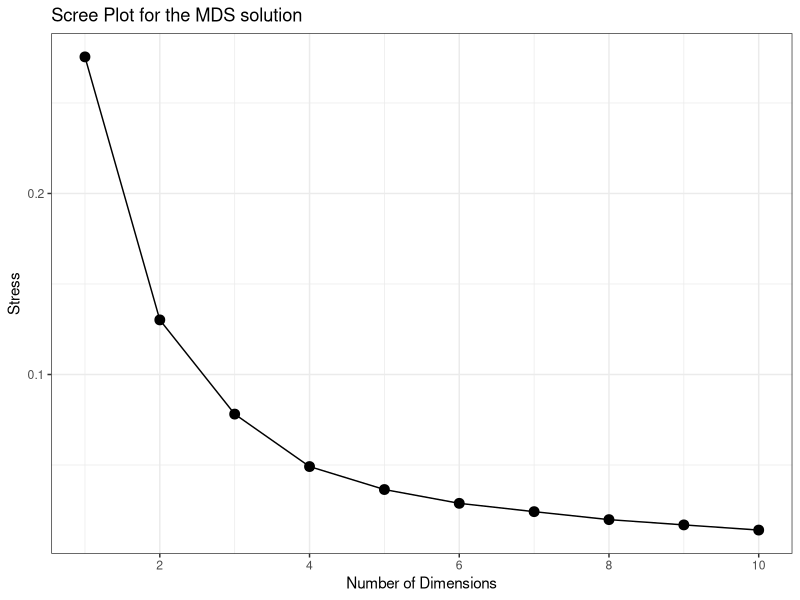

Here is the R script that generated this plot: (Note: this script raises an error after producing the figure.)
# File: 13_MDS.R
# Project: Dissertation - Bagging
# Author: Mykel Brinkerhoff
# Date: 2024-09-12
# Description: This script performs Multidimensional Scaling (MDS) analysis.
#
# Usage:
#   Rscript 13_MDS.R
#
# Notes:
#   - Ensure all required packages are installed.
#   - Modify the script as needed for your specific dataset and analysis requirements.

# Load required libraries
library(dplyr) # For data manipulation
library(vegan) # For MDS analysis
library(ggplot2) # For data visualization
library(xtable) # For creating Latex tables

# Load the data
slz_clean <- read.csv("data/processed/slz_normalized.csv", header = TRUE)

# Replace "laryngealized" with "rearticulated" in the Phonation column
slz_clean <- slz_clean %>%
  mutate(Phonation = recode(Phonation, "laryngealized" = "rearticulated"))

# Create a mapping for phonation types to their abbreviations
phonation_abbr <- c("breathy" = "B", "checked" = "C", "modal" = "M", "rearticulated" = "R")

# Create a new column that combines speaker and phonation abbreviation
slz_clean$Phonation_Abbr <- phonation_abbr[slz_clean$Phonation]
slz_clean$Speaker_Phonation <- paste(slz_clean$Speaker, slz_clean$Phonation_Abbr, sep = "_")

# Create a new dataframe with only the columns needed for MDS analysis
attach(slz_clean)
h1h2=tapply(h1h2cz, Speaker_Phonation, mean, na.rm=T)
h2h4=tapply(h2h4cz, Speaker_Phonation, mean, na.rm=T)
h1a1=tapply(h1a1cz, Speaker_Phonation, mean, na.rm=T)
h1a2=tapply(h1a2cz, Speaker_Phonation, mean, na.rm=T)
h1a3=tapply(h1a3cz, Speaker_Phonation, mean, na.rm=T)
cpp=tapply(cppz, Speaker_Phonation, mean, na.rm=T)
energy=tapply(energyz, Speaker_Phonation, mean, na.rm=T)
hnr05=tapply(hnr05z, Speaker_Phonation, mean, na.rm=T)
hnr15=tapply(hnr15z, Speaker_Phonation, mean, na.rm=T)
hnr25=tapply(hnr25z, Speaker_Phonation, mean, na.rm=T)
hnr35=tapply(hnr35z, Speaker_Phonation, mean, na.rm=T)
h1=tapply(h1cz, Speaker_Phonation, mean, na.rm=T)
h2=tapply(h2cz, Speaker_Phonation, mean, na.rm=T)
h4=tapply(h4cz, Speaker_Phonation, mean, na.rm=T)
a1=tapply(a1cz, Speaker_Phonation, mean, na.rm=T)
a2=tapply(a2cz, Speaker_Phonation, mean, na.rm=T)
a3=tapply(a3cz, Speaker_Phonation, mean, na.rm=T)
shr=tapply(shrz, Speaker_Phonation, mean, na.rm=T)
soe=tapply(norm.soe, Speaker_Phonation, mean, na.rm=T)
h42k=tapply(h42Kcz, Speaker_Phonation, mean, na.rm=T)
h2kh5k=tapply(h2Kh5Kcz, Speaker_Phonation, mean, na.rm=T)
h1_resid=tapply(H1c_resid, Speaker_Phonation, mean, na.rm=T)
duration=tapply(durationz, Speaker_Phonation, mean, na.rm=T)

# slz_mds for mds analysis
slz_mds = cbind(h1h2,h2h4,h1a1,h1a2,h1a3,h42k, h2kh5k,h2,h4,a1,a2,a3,cpp,hnr05,hnr15,hnr25,hnr35,soe,shr,energy,h1_resid)

# slz_mds_duration df. Same as slz_mds but with duration added
slz_mds_duration = cbind(h1h2,h2h4,h1a1,h1a2,h1a3,h42k, h2kh5k,h2,h4,a1,a2,a3,cpp,hnr05,hnr15,hnr25,hnr35,soe,shr,energy,h1_resid,duration)

# Find the minimum value in the dataframe
min_value <- min(slz_mds, na.rm = TRUE)
min_value_dur <- min(slz_mds_duration, na.rm = T)

# If the minimum value is negative, add its absolute value to all elements
if (min_value < 0) {
  slz_mds <- slz_mds + abs(min_value)
  slz_mds_duration <-  slz_mds_duration + abs(min_value_dur)
}

# set seed for reproducibility
set.seed(123)

# Calculate stress values for different dimensions
stress_values <- sapply(1:10, function(k) {
  mds <- metaMDS(slz_mds, distance = "manhattan", k = k, trymax = 100)
  return(mds$stress)
})

# Create a dataframe for plotting
stress_df <- data.frame(Dimensions = 1:10, Stress = stress_values)

# Plot the scree plot
stress_plot <- ggplot(stress_df, aes(x = Dimensions, y = Stress)) +
  geom_point(size = 3) +
  geom_line() +
  theme_bw() +
  scale_x_continuous(breaks = seq(2, 10, by = 2)) + 
  labs(title = "Scree Plot for the MDS solution", x = "Number of Dimensions", y = "Stress")
stress_plot

# Perform MDS analysis
mds <- metaMDS(slz_mds, distance = "manhattan", wascores = TRUE, old.wa = TRUE, k = 4)

weights=abs(mds$species)
weights
weights_raw = mds$species
weights_raw

# Create a latex table of the MDS weights
weights_table <- xtable(weights)
weights_table
print(weights_table, file = here("results/", "weights_table.tex"))
weights_raw_tb <- xtable(weights_raw)
weights_raw_tb

# Extract NMDS scores
mds_scores <- scores(mds)

# Convert NMDS scores to a data frame
nmds_scores <- as.data.frame(mds_scores$sites)

# Add the Speaker_Phonation column to the scores data frame
nmds_scores$Speaker_Phonation <- rownames(nmds_scores)

# Add additional metadata for coloring (e.g., Phonation)
nmds_scores$Phonation <- slz_clean$Phonation[match(nmds_scores$Speaker_Phonation, slz_clean$Speaker_Phonation)]

# Create a ggplot2 scatter plot
nmds12 <- ggplot(nmds_scores, aes(x = NMDS1, y = NMDS2, color = Phonation, label = Speaker_Phonation)) +
  geom_point(size = 3) +
  geom_text(vjust = 1.5) +
  theme_bw() +
  labs(title = "NMDS Plot (Dimension 1 x Dimension 2)", x = "NMDS1", y = "NMDS2") +
  scale_color_manual(values = colorblind, name = "Phonation") + 
  theme(legend.position = "bottom")
nmds12

nmds13 <- ggplot(nmds_scores, aes(x = NMDS1, y = NMDS3, color = Phonation, label = Speaker_Phonation)) +
  geom_point(size = 3) +
  geom_text(vjust = 1.5) +
  theme_bw() +
  labs(title = "NMDS Plot (Dimension 1 x Dimension 3)", x = "NMDS1", y = "NMDS3") +
  scale_color_manual(values = colorblind, name = "Phonation") + 
  theme(legend.position = "bottom")
nmds13

nmds23 <- ggplot(nmds_scores, aes(x = NMDS2, y = NMDS3, color = Phonation, label = Speaker_Phonation)) +
  geom_point(size = 3) +
  geom_text(vjust = 1.5) +
  theme_bw() +
  labs(title = "NMDS Plot (Dimension 2 x Dimension 3)", x = "NMDS2", y = "NMDS3") +
  scale_color_manual(values = colorblind, name = "Phonation") + 
  theme(legend.position = "bottom")
nmds23

nmds14 <- ggplot(nmds_scores, aes(x = NMDS1, y = NMDS4, color = Phonation, label = Speaker_Phonation)) +
  geom_point(size = 3) +
  geom_text(vjust = 1.5) +
  theme_bw() +
  labs(title = "NMDS Plot (Dimension 1 x Dimension 4)", x = "NMDS1", y = "NMDS4") +
  scale_color_manual(values = colorblind, name = "Phonation") + 
  theme(legend.position = "bottom")
nmds14

nmds24 <- ggplot(nmds_scores, aes(x = NMDS2, y = NMDS4, color = Phonation, label = Speaker_Phonation)) +
  geom_point(size = 3) +
  geom_text(vjust = 1.5) +
  theme_bw() +
  labs(title = "NMDS Plot (Dimension 2 x Dimension 4)", x = "NMDS2", y = "NMDS4") +
  scale_color_manual(values = colorblind, name = "Phonation") + 
  theme(legend.position = "bottom")
nmds24

nmds34 <- ggplot(nmds_scores, aes(x = NMDS3, y = NMDS4, color = Phonation, label = Speaker_Phonation)) +
  geom_point(size = 3) +
  geom_text(vjust = 1.5) +
  theme_bw() +
  labs(title = "NMDS Plot (Dimension 3 x Dimension 4)", x = "NMDS3", y = "NMDS4") +
  scale_color_manual(values = colorblind, name = "Phonation") + 
  theme(legend.position = "bottom")
nmds34


# Saving the plots
ggsave(filename = "figs/nmds12_4:7.eps",
       plot = nmds12,
       width = 6, height = 4, dpi = 300, units = "in")

ggsave(filename = "figs/nmds13_4:7.eps",
        plot = nmds13,
        width = 6, height = 4, dpi = 300, units = "in")

ggsave(filename = "figs/nmds23_4:7.eps",
        plot = nmds23,
        width = 6, height = 4, dpi = 300, units = "in")

ggsave(filename = "figs/nmds14_4:7.eps",
        plot = nmds14,
        width = 6, height = 4, dpi = 300, units = "in")

ggsave(filename = "figs/nmds24_4:7.eps",
        plot = nmds24,
        width = 6, height = 4, dpi = 300, units = "in")

ggsave(filename = "figs/nmds34_4:7.eps",
        plot = nmds34,
        width = 6, height = 4, dpi = 300, units = "in")

# Saving the stress plot
ggsave(filename = "figs/stress_plot_4:7.eps",
        plot = stress_plot,
        width = 6, height = 4, dpi = 300, units = "in")

# # Calculating r^2 for each parameter 
# nmds_dim1 <- mds$points[, 1] # dimension 1 
# nmds_dim2 <- mds$points[, 2] # dimension 2
# nmds_dim3 <- mds$points[, 3] # dimension 3

# # Extracting all parameter columns
# parameters <- slz_mds[, 1:21] # selecting all 21 parameters

# # Create an empty df to store correlations
# correlations <- data.frame(Parameter = colnames(parameters),
#                            Dim1 = NA,
#                            Dim2 = NA,
#                            Dim3 = NA)

# # loop through each parameter and calculate the r^2 for each dimension
# for (i in 1:ncol(parameters)) {
#   # calculate r^2 for dim1
#   correlations$Dim1[i] <- cor(parameters[, i], nmds_dim1)
  
#   # calculate r^2 for dim2
#   correlations$Dim2[i] <- cor(parameters[, i], nmds_dim2)
  
#   # calculate r^2 for dim3
#   correlations$Dim3[i] <- cor(parameters[, i], nmds_dim3)
# }

# correlations
# correlations_tb <- xtable(correlations, digits = 3)
# correlations_tb

# # Fit environmental variables
# envfit_result <- envfit(mds, slz_mds, permutations = 999)

# # Print the results
# print("Environmental fit results:")
# print(envfit_result)

# # Plot the NMDS result with environmental vectors
# plot(mds, type = "t")
# plot(envfit_result, p.max = 0.05)  # Only plot significant vectors

# Calculate correlations between original variables and NMDS dimensions
correlations_2 <- cor(slz_mds, mds_scores$sites)

# Print correlations
print("Correlations between original variables and NMDS dimensions:")
print(correlations_2)

corr_table <- xtable(correlations_2, digits = 3)
corr_table  
# Create a table of the MDS weights
print(corr_table, file = here("results/", "corr_table.tex"))

### MDS with duration added

# set seed
set.seed(123)

# Determine the correct number for k
# Calculate stress values for different dimensions
stress_values_dur <- sapply(1:10, function(k) {
  mds_dur <- metaMDS(slz_mds_duration, distance = "manhattan", k = k, trymax = 100)
  return(mds_dur$stress)
})

# Create a dataframe for plotting
stress_df_dur <- data.frame(Dimensions = 1:10, Stress = stress_values_dur)

# Plot the scree plot
stress_plot_dur <- ggplot(stress_df_dur, aes(x = Dimensions, y = Stress)) +
  geom_point(size = 3) +
  geom_line() +
  theme_bw() +
  scale_x_continuous(breaks = seq(2, 10, by = 2)) + 
  labs(title = "Scree Plot for the MDS solution with Duration added", x = "Number of Dimensions", y = "Stress")
stress_plot_dur

# Perform MDS analysis
mds_dur <- metaMDS(slz_mds_duration, distance = "manhattan", wascores = TRUE, old.wa = TRUE, k = 4)

weights_dur=abs(mds_dur$species)
weights_dur
weights_raw_dur = mds_dur$species
weights_raw_dur

# Create a table of the MDS weights
weights_table_dur <- xtable(weights_dur)
weights_table_dur
print(weights_table_dur, file = here("results/", "weights_table_dur.tex"))
weights_raw_tb_dur <- xtable(weights_raw_dur)
weights_raw_tb_dur

# Extract NMDS scores
mds_scores_dur <- scores(mds_dur)

# Convert NMDS scores to a data frame
nmds_scores_dur <- as.data.frame(mds_scores_dur$sites)

# Add the Speaker_Phonation column to the scores data frame
nmds_scores_dur$Speaker_Phonation <- rownames(nmds_scores_dur)

# Add additional metadata for coloring (e.g., Phonation)
nmds_scores_dur$Phonation <- slz_clean$Phonation[match(nmds_scores_dur$Speaker_Phonation, slz_clean$Speaker_Phonation)]

# Create a ggplot2 scatter plot
nmds12_dur <- ggplot(nmds_scores_dur, aes(x = NMDS1, y = NMDS2, color = Phonation, label = Speaker_Phonation)) +
  geom_point(size = 3) +
  geom_text(vjust = 1.5) +
  theme_bw() +
  labs(title = "NMDS Plot with Duration added (Dimension 1 x Dimension 2)", x = "NMDS1", y = "NMDS2") +
  scale_color_manual(values = colorblind, name = "Phonation")
nmds12_dur

nmds13_dur <- ggplot(nmds_scores_dur, aes(x = NMDS1, y = NMDS3, color = Phonation, label = Speaker_Phonation)) +
  geom_point(size = 3) +
  geom_text(vjust = 1.5) +
  theme_bw() +
  labs(title = "NMDS Plot with Duration added (Dimension 1 x Dimension 3)", x = "NMDS1", y = "NMDS3") +
  scale_color_manual(values = colorblind, name = "Phonation")
nmds13_dur

nmds23_dur <- ggplot(nmds_scores, aes(x = NMDS2, y = NMDS3, color = Phonation, label = Speaker_Phonation)) +
  geom_point(size = 3) +
  geom_text(vjust = 1.5) +
  theme_bw() +
  labs(title = "NMDS Plot with Duration added (Dimension 2 x Dimension 3)", x = "NMDS2", y = "NMDS3") +
  scale_color_manual(values = colorblind, name = "Phonation")
nmds23_dur

# Saving the plots
ggsave(filename = "figs/nmds12_dur.eps",
       plot = nmds12_dur,
       width = 6, height = 4, dpi = 300, units = "in")

ggsave(filename = "figs/nmds13_dur.eps",
       plot = nmds13_dur,
       width = 6, height = 4, dpi = 300, units = "in")

ggsave(filename = "figs/nmds23_dur.eps",
       plot = nmds23_dur,
       width = 6, height = 4, dpi = 300, units = "in")

ggsave(filename = "figs/stress_plot_dur.eps",
       plot = stress_plot_dur,
       width = 6, height = 4, dpi = 300, units = "in")

# Fit environmental variables
envfit_result_dur <- envfit(mds_dur, slz_mds_duration, permutations = 999, 
                            choices = c(1:3))

# Print the results
print("Environmental fit results:")
print(envfit_result_dur)

# Plot the NMDS result with environmental vectors
plot(mds_dur, type = "t")
plot(envfit_result_dur, p.max = 0.05)  # Only plot significant vectors

# Calculate correlations between original variables and NMDS dimensions
correlations_dur <- cor(slz_mds_duration, mds_scores_dur$sites)

# Print correlations
print("Correlations between original variables and NMDS dimensions:")
print(correlations_dur)
